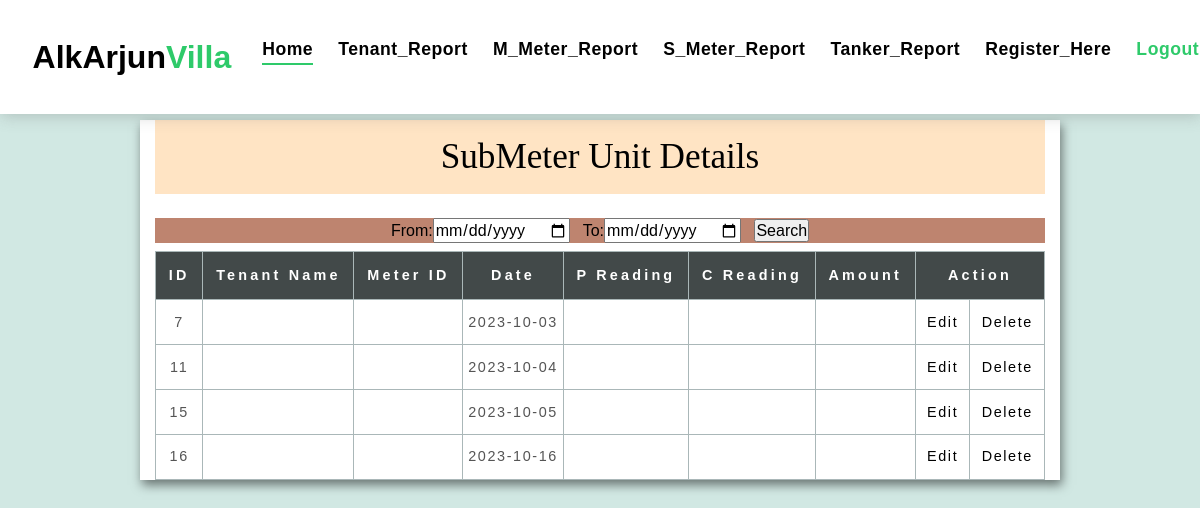
Screenshot of /Show_Sub_MeterResults (signed in) with the database file from the repository.
### myapp/models.py (models this page shows)
class Tenantname(models.Model):
    FlatNumber = models.CharField(max_length=100,default="0")
    name = models.CharField(max_length=20,default="0")
    Address = models.CharField(max_length=255,default="0")
    Adhar = models.CharField(max_length=50,default="0")
    todaysdate = models.CharField(max_length=20,default="0")
    rent = models.CharField(max_length=20,default="0")
    phone = models.CharField(max_length=50,default="0")
    class Meta:
         db_table="myapp_tenantname"

### myapp/views.py (the view)
# urls.py: path('Show_Sub_MeterResults' , views.Show_Sub_MeterResults , name='Show_Sub_MeterResults'),
def Show_Sub_MeterResults(request):
    if request.method=="POST":
        fromdate=request.POST.get('fromdate')
        todate=request.POST.get('todate')
        serachresults = Tenantname.objects.raw('select id,tenantName,meterID,previousReading,currentReading,amount,todaysdate from myapp_Submeter where todaysdate between "'+fromdate+'" and "'+todate+'"')
        return render(request,'S_Meter_Report.html',{'data2':serachresults})
    else:
        displaydata=Tenantname.objects.all()
        return render(request,'S_Meter_Report.html',{'data2': displaydata})

### templates/S_Meter_Report.html (shortened to what this page needs)
{% load static %}
<!DOCTYPE html>
<html>
<head>
    <link rel="stylesheet" href="https://maxcdn.bootstrapcdn.com/bootstrap/4.5.2/css/bootstrap.min.css">
    <link href="{% static 'assets/css/style.css' %}" rel="stylesheet">
    <link href="{% static 'table.css' %}" rel="stylesheet">
</head>
<body>
<nav class="navbar navbar-default navbar-trans navbar-expand-lg fixed-top">
  <a class="navbar-brand text-brand" href="/">&nbsp; AlkArjun<span class="color-b">Villa</span></a>
  <div class="navbar-collapse collapse justify-content-center" id="navbarDefault">
    <ul class="navbar-nav">
      <li class="nav-item">
        <a class="nav-link active" href="/">Home</a>
      </li>
      {% if request.session.username %}
      <li class="nav-item">
        <a class="nav-link " href="Tenant_Entry">Tenant_Report</a>
      </li>
      <li class="nav-item">
        <a class="nav-link " href="M_Meter_Report">M_Meter_Report</a>
      </li>
      <li class="nav-item">
        <a class="nav-link " href="S_Meter_Report">S_Meter_Report</a>
      </li>
      <li class="nav-item">
        <a class="nav-link " href="Tanker_Report">Tanker_Report</a>
      </li>
      <li class="nav-item">
        <a class="nav-link " href="add">Register_Here</a>
      </li>
      <li class="nav-item">
        <a class="nav-link" href="logout"> <span class="color-b">Logout</span></a>
      </li>
      {% else %}
        <a class="nav-link" href="login"> <span class="color-b">Login Here</span> </a>
      {% endif %}
    </ul>
  </div>
</nav>
<center>
<div class="container">
  <div class="tb1_container">
  <h2 class="mb-4">SubMeter Unit Details</h2>
  <form method="POST" action="Show_Sub_MeterResults">
  <h6>
      From:<input type="date" name = "fromdate">&nbsp;&nbsp;
      To:<input type="date" name = "todate">&nbsp;&nbsp;
      <input type = "submit" value = "Search">
  </h6>
  <table class="tbl">
   <thead>
    <tr>
      <th>ID</th>
      <th>Tenant Name</th>
      <th>Meter ID</th>
      <th>Date</th>
      <th>P Reading</th>
      <th>C Reading</th>
      <th>Amount</th>
      <th colspan="2">Action</th>
    </tr>
  </thead>
{% for i in data2 %}
  <tbody>
    <tr>
      <td>{{i.id}}</td>
      <td>{{i.tenantName}}</td>
      <td>{{i.meterID}}</td>
      <td>{{i.todaysdate}}</td>
      <td>{{i.previousReading}}</td>
      <td>{{i.currentReading}}</td>
      <td>{{i.amount}}</td>
      <td>
        <a href="submeter_edit?id={{i.id}}">Edit</a>
      </td>
      <td>
        <a href="delete_Submeter?id={{i.id}}">Delete</a>
      </td>
    </tr>
  </tbody>
{% endfor %}
</table>
</form>
</div>
</div>
</center>
</body>
</html>

### static/assets/css/style.css (style rules this page uses)
body { font-family: "Poppins", sans-serif; color: #555555; }
h1, h2, h3, h4, h5, h6 { color: #000000; }
a { color: #000000; text-decoration: none; transition: all 0.5s ease; }
.text-brand { color: #000000; font-size: 2rem; font-weight: 600; }
.color-b { color: #2eca6a; }
.navbar-default { transition: all 0.5s ease-in-out; background-color: #ffffff; padding-top: 28px; padding-bottom: 28px; -webkit-backface-visibility: hidden; backface-visibility: hidden; box-shadow: 1px 2px 15px rgba(100, 100, 100, 0.3); }
.navbar-default.navbar-trans, .navbar-default.navbar-reduce { -webkit-backface-visibility: hidden; backface-visibility: hidden; }
.navbar-default.navbar-trans .nav-item, .navbar-default.navbar-reduce .nav-item { position: relative; padding-right: 10px; padding-bottom: 8px; margin-left: 0; }
@media (min-width: 768px) { .navbar-default.navbar-trans .nav-item, .navbar-default.navbar-reduce .nav-item { margin-left: 15px; } }
.navbar-default.navbar-trans .nav-link, .navbar-default.navbar-reduce .nav-link { font-size: 1.1rem; color: #000000; font-weight: 600; letter-spacing: 0.03em; transition: all 0.1s ease-in-out; position: relative; padding-left: 0; padding-right: 0; }
.navbar-default.navbar-trans .nav-link:before, .navbar-default.navbar-reduce .nav-link:before { content: ""; position: absolute; bottom: 5px; left: 0; width: 100%; height: 2px; z-index: 0; background-color: #2eca6a; transform: scaleX(0); transform-origin: right; transition: transform 0.2s ease-out, opacity 0.2s ease-out 0.3s; }
.navbar-default.navbar-trans .show>.nav-link:before, .navbar-default.navbar-trans .active>.nav-link:before, .navbar-default.navbar-trans .nav-link.show:before, .navbar-default.navbar-trans .nav-link.active:before, .navbar-default.navbar-reduce .show>.nav-link:before, .navbar-default.navbar-reduce .active>.nav-link:before, .navbar-default.navbar-reduce .nav-link.show:before, .navbar-default.navbar-reduce .nav-link.active:before { transform: scaleX(1); }
.navbar-default.navbar-trans .nav-link:before { background-color: #2eca6a; }
.navbar-default.navbar-trans .show>.nav-link, .navbar-default.navbar-trans .active>.nav-link, .navbar-default.navbar-trans .nav-link.show, .navbar-default.navbar-trans .nav-link.active { color: #000000; }

### static/table.css (style rules this page uses)
* { padding: 0; margin: 0; box-sizing: border-box; font-family: "poppins", sans-serif; }
body { background: #ccc; display: flex; justify-content: center; align-items: center; min-height: 60vh; }
.container { max-height: 1440px; width: 100%; background: #fff; box-shadow: 2px 5px 10px rgba(0, 0, 0, 0.5); }
.container h2 { padding:1rem 1rem; font-size: 2.2rem; text-align: center; background-color:bisque; font-family:'Times New Roman', Times, serif; }
.tbl { width: 100%; border-collapse: collapse; }
.tbl thead { background:#424949; color: #fff; text-align: center; }
.tbl thead tr th { font-size: 0.9rem; padding: 0.8rem; letter-spacing: 0.2rem; vertical-align: top; border: 1px solid #aab7b8; }
.tbl tbody tr td { font-size: 0.9rem; letter-spacing: 0.1rem; font-weight: normal; text-align: center; border: 1px solid #aab7b8; padding: 0.3rem; }
.tbl a { display: inline-block; padding: 0.4rem; }
h6 { background-color:rgb(190, 132, 111); }

### rows the page displays
Tenantname: id "7", todaysdate "2023-10-03"
Tenantname: id "11", todaysdate "2023-10-04"
Tenantname: id "15", todaysdate "2023-10-05"
Tenantname: id "16", todaysdate "2023-10-16"
